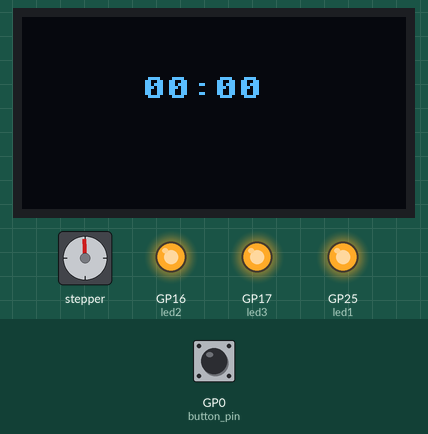
This program was run on a simulated Raspberry Pi Pico running MicroPython. On the bench: 128×64 one-colour display, stepper motor, output pins drawn as LEDs (lit = HIGH). Inputs (shaded band) come from the test bench; at power-on: GP0 (button_pin) HIGH. The stepper is drawn at 200 steps a turn; library files of the repository ran but are not shown: ssd1306.py.

Above: at 1.2 s.
1.3 s: GP0 (button_pin) pulled LOW for 0.15 s
At 1.48 s:
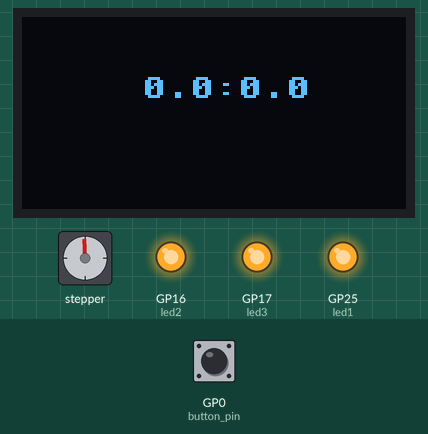
2.0 s: GP0 (button_pin) pulled LOW for 1 s
At 2.7 s:
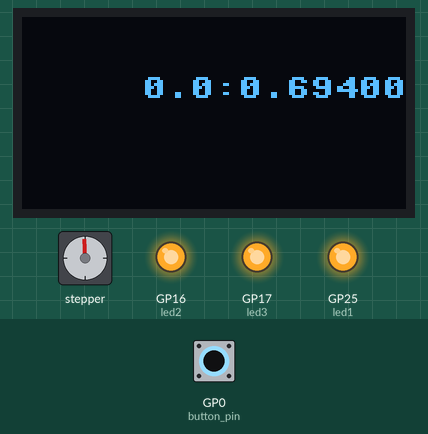
4.5 s: GP0 (button_pin) pulled LOW for 0.15 s
At 4.72 s:
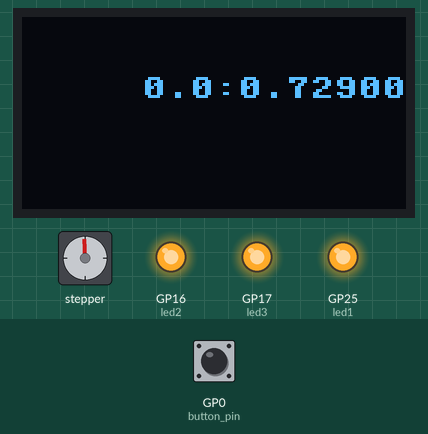
Timing chart, 0 to 7.5 s (numbered marks = the images above; inputs shaded):
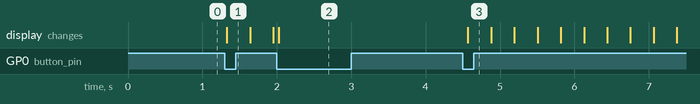

The program:

timer.py
```python
from lib.shared import *
from time import ticks_ms, ticks_diff

times = [0,0,0,0,0,0]
line = 0
elapsed_time = 0
last_time = 0
running = False
button_down = False

def display_time(elapsed_time):
    minutes = elapsed_time // 60
    seconds = elapsed_time % 60
    oled.fill(0)
    oled.text(f"{minutes:02}:{seconds:02}", 40, 20, 1)
    oled.show()

def start():
    global running, last_time
    running = True
    last_time = ticks_ms()

def pause():
    global running
    running = False

def reset():
    global times, line, elapsed_time, last_time, running
    times = [0,0,0,0,0,0]
    line = 0
    elapsed_time = 0
    last_time = 0
    running = False

reset()
display_time(elapsed_time)

while True:
    if button_pin.value() == False and not button_down:  # Button pressed
        button_down = True
        if running:
            pause()
        else:
            start()

    if step_pin.value() == False:  # Reset button pressed
        reset()
        display_time(elapsed_time)

    if running:  # If the stopwatch is running
        current_time = ticks_ms()
        elapsed_time += ticks_diff(current_time, last_time) / 1000
        last_time = current_time
        display_time(elapsed_time)

    if button_pin.value() == True:  # Button released
        button_down = False
    sleep(.01)
```

shared.py
```python
from machine import I2C, Pin, freq
from time import sleep
from lib.ssd1306 import SSD1306_I2C

MAX_CLOCK = 136000000 # 200 MHz
MIN_CLOCK = 50000000 # 50 MHz
CLOCK_SPEED = freq()

del freq

def button_hold(button_down):
    if button_pin.value() == False and not button_down:
        for i in range(10):
            if button_pin.value() == False and not button_down:
                pass
            else:
                return "Press"
            sleep(.05)
        return True
    return False


i2c = I2C(id=1, scl=Pin(7), sda=Pin(6))

# Menu Variables
line = 1
highlight = 1
shift = 0
list_length = 0
TOTAL_LINES = 6
line_height = 10

oled = SSD1306_I2C(width=128, height=64, i2c=i2c, addr=i2c.scan()[0])
oled.init_display()

button_pin = Pin(0, Pin.IN, Pin.PULL_UP)
direction_pin = Pin(1, Pin.IN, Pin.PULL_UP)
step_pin  = Pin(2, Pin.IN, Pin.PULL_UP)

previous_value = True
button_down = not button_pin.value()

led1 = Pin(25, Pin.OUT)
led2 = Pin(16, Pin.OUT)
led3 = Pin(17, Pin.OUT)
led1.value(1)
led2.value(1)
led3.value(1)
```

Measured:
- after the input at 1.3 s, the display: changes at once (image 1)
- after the input at 4.5 s, the display: changes after 0.07 s (image 3)
